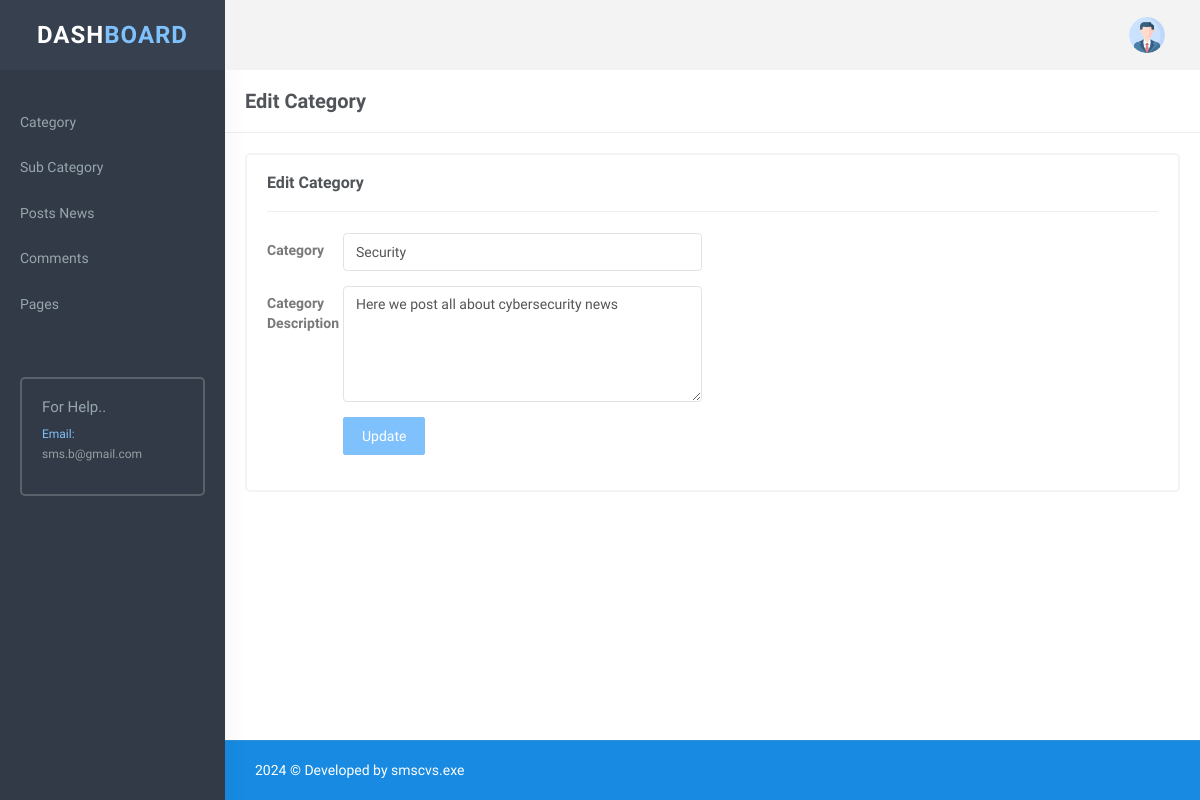
The page /admin/edit-category.php?cid=9 (signed in) on the database its author committed.
### tables this page shows
CREATE TABLE `category` (
  `id` int(11) NOT NULL,
  `CategoryName` varchar(200) DEFAULT NULL,
  `Description` mediumtext DEFAULT NULL,
  `PostingDate` timestamp NULL DEFAULT current_timestamp(),
  `UpdationDate` timestamp NULL DEFAULT NULL ON UPDATE current_timestamp(),
  `Is_Active` int(1) DEFAULT NULL
);

### admin/edit-category.php (the view, shortened to what this page needs)
<?php
        include('includes/config.php');
        if(strlen($_SESSION['login'])==0)
        {
        header('location:index.php');
        }
        else{
        ?>
<!DOCTYPE html>
<html lang="en">
    <head>
        <link href="assets/css/bootstrap.min.css" rel="stylesheet" type="text/css" />
        <link href="assets/css/core.css" rel="stylesheet" type="text/css" />
        <link href="assets/css/components.css" rel="stylesheet" type="text/css" />
        <link href="assets/css/icons.css" rel="stylesheet" type="text/css" />
        <link href="assets/css/pages.css" rel="stylesheet" type="text/css" />
        <link href="assets/css/menu.css" rel="stylesheet" type="text/css" />
        <link href="assets/css/responsive.css" rel="stylesheet" type="text/css" />
    </head>
    <body class="fixed-left">
        <div id="wrapper">
        <?php include('includes/topheader.php');?>
        <?php include('includes/leftsidebar.php');?>
        <div class="content-page">
            <div class="content">
                <div class="container">
                    <div class="row">
						<div class="col-xs-12">
							<div class="page-title-box">
                                    <h4 class="page-title">Edit Category</h4>
                                <div class="clearfix"></div>
                            </div>
						</div>
					</div>
                    <div class="row">
                        <div class="col-sm-12">
                            <div class="card-box">
                                    <h4 class="m-t-0 header-title"><b>Edit Category </b></h4>
                                    <hr />
                                <div class="row">
                                    <div class="col-sm-6">
                                    </div>
                                </div>
                                <?php
                                $catid=intval($_GET['cid']);
                                $query=mysqli_query($con,"Select id,CategoryName,Description,PostingDate,UpdationDate from  category where Is_Active=1 and id='$catid'");
                                while($row=mysqli_fetch_array($query))
                                {
                                ?>
                        		<div class="row">
                        				<div class="col-md-6">
                        					<form class="form-horizontal" name="category" method="post">
	                                            <div class="form-group">
	                                                <label class="col-md-2 control-label">Category</label>
	                                                <div class="col-md-10">
	                                                    <input type="text" class="form-control" value="<?php echo htmlentities($row['CategoryName']);?>" name="category" required>
	                                                </div>
	                                            </div>
	                                            <div class="form-group">
	                                                <label class="col-md-2 control-label">Category Description</label>
	                                                <div class="col-md-10">
                                                    <textarea class="form-control" rows="5" name="description" required><?php echo htmlentities($row['Description']);?></textarea>
	                                                </div>
	                                            </div>
                                                <?php } ?>
                                                <div class="form-group">
                                                    <label class="col-md-2 control-label">&nbsp;</label>
                                                    <div class="col-md-10">
                                                    <button type="submit" class="btn btn-custom waves-effect waves-light btn-md" name="submit">
                                                    Update
                                                    </button>
                                                    </div>
                                                </div>
	                                        </form>
                        				</div>
                        		</div>
                             </div>
                        </div>
                    </div>
                    </div>
                </div>
                <?php include('includes/footer.php');?>
            </div>
        </div>
    </body>
</html>
<?php } ?>

### admin/assets/css/core.css (style rules this page uses)
body { font-family: 'Varela Round', sans-serif; margin: 0; padding-bottom: 60px; overflow-x: hidden; color: #797979; }
html { position: relative; min-height: 100%; }
.h1, .h2, .h3, .h4, .h5, .h6, h1, h2, h3, h4, h5, h6 { color: #505458; font-family: 'Hind Madurai', sans-serif; margin: 10px 0; }
* { outline: none !important; }
b, strong { font-weight: 600; font-family: 'Hind Madurai', sans-serif; }
.container { width: auto; }
#wrapper { height: 100%; overflow: hidden; width: 100%; }
.m-t-0 { margin-top: 0 !important; }
.card-box { padding: 20px; border: 2px solid #f3f3f3; -webkit-border-radius: 5px; border-radius: 5px; -moz-border-radius: 5px; background-clip: padding-box; margin-bottom: 20px; background-color: #ffffff; }
.row { margin-right: -10px; margin-left: -10px; }
.col-lg-1, .col-lg-10, .col-lg-11, .col-lg-12, .col-lg-2, .col-lg-3, .col-lg-4, .col-lg-5, .col-lg-6, .col-lg-7, .col-lg-8, .col-lg-9, .col-md-1, .col-md-10, .col-md-11, .col-md-12, .col-md-2, .col-md-3, .col-md-4, .col-md-5, .col-md-6, .col-md-7, .col-md-8, .col-md-9, .col-sm-1, .col-sm-10, .col-sm-11, .col-sm-12, .col-sm-2, .col-sm-3, .col-sm-4, .col-sm-5, .col-sm-6, .col-sm-7, .col-sm-8, .col-sm-9, .col-xs-1, .col-xs-10, .col-xs-11, .col-xs-12, .col-xs-2, .col-xs-3, .col-xs-4, .col-xs-5, .col-xs-6, .col-xs-7, .col-xs-8, .col-xs-9 { padding-left: 10px; padding-right: 10px; }
.waves-effect { position: relative; cursor: pointer; display: inline-block; overflow: hidden; -webkit-user-select: none; -moz-user-select: none; -ms-user-select: none; user-select: none; -webkit-tap-highlight-color: transparent; vertical-align: middle; z-index: 1; will-change: opacity, transform; -webkit-transition: all 0.3s ease-out; -moz-transition: all 0.3s ease-out; -o-transition: all 0.3s ease-out; -ms-transition: all 0.3s ease-out; transition: all 0.3s ease-out; }

### admin/assets/css/menu.css (style rules this page uses)
.content-page { margin-left: 225px; overflow: hidden; }
.content-page .content { padding: 0 5px 10px 5px; margin-top: 70px; }
.page-title { font-size: 20px; margin-bottom: 0; margin-top: 0; font-weight: 600; }
.header-title { font-size: 16px; line-height: 16px; margin-bottom: 8px; font-weight: 600; }
.page-title-box { padding: 20px; border-bottom: 1px solid #eee; margin: 0 -20px 20px -20px; }
.page-title-box .page-title { margin-bottom: 0; float: left; }

### rows shown on the page
category: category "Security", description "Here we post all about cybersecurity news"
